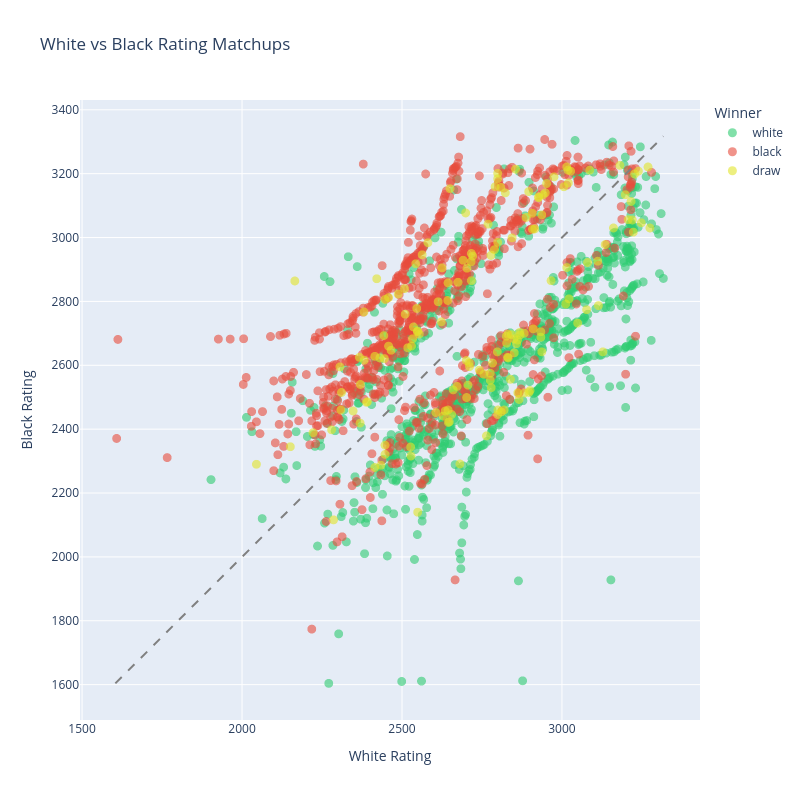

Notebook cell for this chart:
### Code cell
#since the previous plot is so beautiful, i asked the AI to make it interactive, but with hover info about the players and their ratings.

import plotly.express as px

plot_df = df.sample(min(len(df), 2000), random_state=42).copy()
lims = [
    min(plot_df['white_rating'].min(), plot_df['black_rating'].min()),
    max(plot_df['white_rating'].max(), plot_df['black_rating'].max()),
]

fig = px.scatter(
    plot_df,
    x='white_rating',
    y='black_rating',
    color='winner',
    color_discrete_map=WINNER_PALETTE,
    category_orders={'winner': ['white', 'black', 'draw']},
    custom_data=['white_player', 'white_rating', 'black_player', 'black_rating', 'winner'],
    opacity=0.6,
    title='White vs Black Rating Matchups',
)

fig.update_traces(
    marker=dict(size=9),
    hovertemplate=(
        'White: %{customdata[0]} (%{customdata[1]:.0f})<br>'
        'Black: %{customdata[2]} (%{customdata[3]:.0f})<br>'
        'Winner: %{customdata[4]}<extra></extra>'
    ),
)

fig.add_shape(
    type='line',
    x0=lims[0],
    y0=lims[0],
    x1=lims[1],
    y1=lims[1],
    line=dict(color='gray', dash='dash'),
)

fig.update_layout(
    xaxis_title='White Rating',
    yaxis_title='Black Rating',
    width=800,
    height=800,
    legend_title_text='Winner',
)

fig.show()

### Figure 1 — Plotly figure (JSON) as saved in the notebook; plotly's stock layout.template omitted (floating-point values rounded to 4 significant figures; data arrays with more than 128 entries replaced by an {"elided": "..."} marker saying what was removed)
{"data": [{"customdata": {"elided": "972x5 mixed values"}, "hovertemplate": "White: %{customdata[0]} (%{customdata[1]:.0f})<br>Black: %{customdata[2]} (%{customdata[3]:.0f})<br>Winner: %{customdata[4]}<extra></extra>", "legendgroup": "white", "marker": {"color": "#2ecc71", "opacity": 0.6, "size": 9, "symbol": "circle"}, "mode": "markers", "name": "white", "showlegend": true, "type": "scattergl", "x": {"elided": "972 int values"}, "xaxis": "x", "y": {"elided": "972 int values"}, "yaxis": "y"}, {"customdata": {"elided": "865x5 mixed values"}, "hovertemplate": "White: %{customdata[0]} (%{customdata[1]:.0f})<br>Black: %{customdata[2]} (%{customdata[3]:.0f})<br>Winner: %{customdata[4]}<extra></extra>", "legendgroup": "black", "marker": {"color": "#e74c3c", "opacity": 0.6, "size": 9, "symbol": "circle"}, "mode": "markers", "name": "black", "showlegend": true, "type": "scattergl", "x": {"elided": "865 int values"}, "xaxis": "x", "y": {"elided": "865 int values"}, "yaxis": "y"}, {"customdata": {"elided": "163x5 mixed values"}, "hovertemplate": "White: %{customdata[0]} (%{customdata[1]:.0f})<br>Black: %{customdata[2]} (%{customdata[3]:.0f})<br>Winner: %{customdata[4]}<extra></extra>", "legendgroup": "draw", "marker": {"color": "#e1e42a", "opacity": 0.6, "size": 9, "symbol": "circle"}, "mode": "markers", "name": "draw", "showlegend": true, "type": "scattergl", "x": {"elided": "163 int values"}, "xaxis": "x", "y": {"elided": "163 int values"}, "yaxis": "y"}], "layout": {"height": 800, "legend": {"title": {"text": "Winner"}, "tracegroupgap": 0}, "shapes": [{"line": {"color": "gray", "dash": "dash"}, "type": "line", "x0": 1604, "x1": 3317, "y0": 1604, "y1": 3317}], "title": {"text": "White vs Black Rating Matchups"}, "width": 800, "xaxis": {"anchor": "y", "domain": [0, 1], "title": {"text": "White Rating"}}, "yaxis": {"anchor": "x", "domain": [0, 1], "title": {"text": "Black Rating"}}}}
